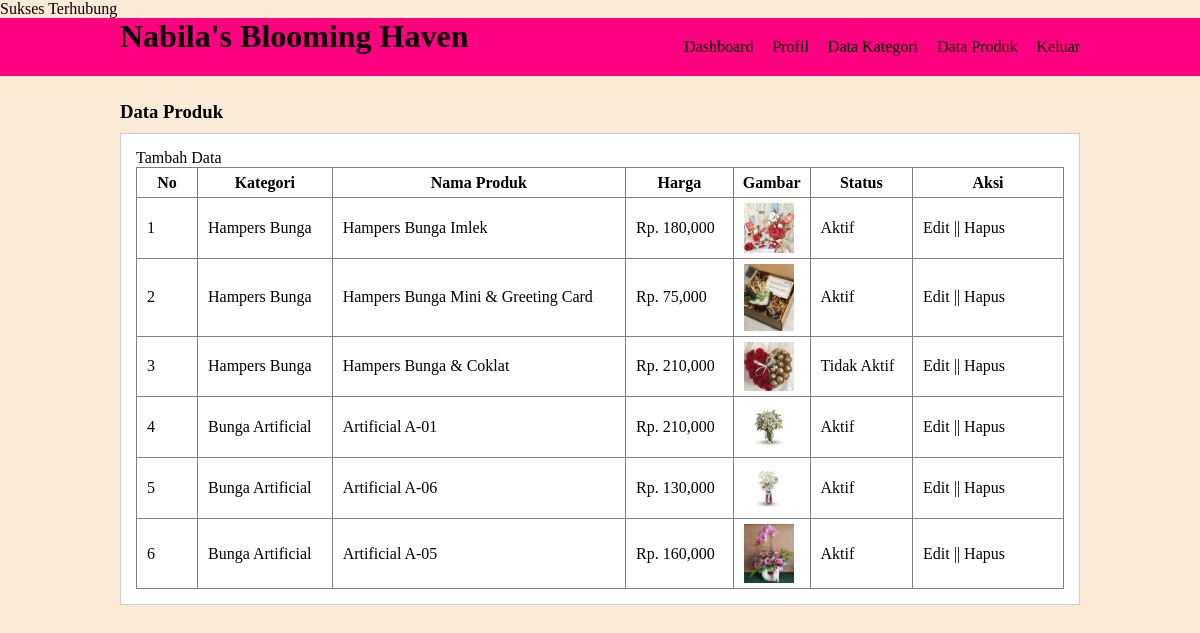
The app's page /data-produk.php (signed in) with its own data.
### tables this page shows
CREATE TABLE `tb_product` (
  `product_id` int(11) NOT NULL,
  `category_id` int(11) NOT NULL,
  `product_name` varchar(100) NOT NULL,
  `product_price` int(11) NOT NULL,
  `product_description` text NOT NULL,
  `product_image` varchar(100) NOT NULL,
  `product_satus` tinyint(1) NOT NULL,
  `data_create` timestamp NOT NULL DEFAULT CURRENT_TIMESTAMP
);

CREATE TABLE `tb_category` (
  `category_id` int(11) NOT NULL,
  `category_name` varchar(25) NOT NULL
);

### data-produk.php (the view, shortened to what this page needs)
<?php
include 'db.php';
?>
<!DOCTYPE html>
<html>
<head>
        <link rel="stylesheet" type="text/css" href="css/style.css">
</head>
<body>
    <header>
        <div class="container">
        <h1><a href="dashboard.php">Nabila's Blooming Haven</a></h1>
        <ul>
            <li><a href="dashboard.php">Dashboard</a></li>
            <li><a href="profil.php">Profil</a></li>
            <li><a href="data-kategori.php">Data Kategori</a></li>
            <li><a href="data-produk.php">Data Produk</a></li>
            <li><a href="keluar.php">Keluar</a></li>
</ul>
</div>
</header>
<div class="section">
    <div class="container">
        <h3>Data Produk</h3>
        <div class="box">
            <p><a href="tambah-produk.php">Tambah Data</a></p>
           <table border="1" cellspacing="0" class="table">
                <thead>
                    <tr>
                        <th width="60px">No</th>
                        <th>Kategori</th>
                        <th>Nama Produk</th>
                        <th>Harga</th>
                        <th>Gambar</th>
                        <th>Status</th>
                        <th width="150px">Aksi</th>
                    </tr>
                </thead>
                <tbody>
                    <?php
                    $no =1;
                    $produk = mysqli_query($conn, "SELECT * FROM tb_product LEFT JOIN tb_category USING (category_id) ORDER BY product_id DESC");
                    if(mysqli_num_rows($produk) > 0){
                    while($row = mysqli_fetch_array($produk)){
                    ?>
                    <tr>
                        <td><?php echo $no++ ?></td>
                        <td><?php echo $row['category_name'] ?></td>
                        <td><?php echo $row['product_name'] ?></td>
                        <td>Rp. <?php echo number_format ($row['product_price']) ?></td>
                        <td><a href="produk/<?php echo $row['product_image'] ?>" target="_blank"> <img src="produk/<?php echo $row['product_image'] ?>" width="50px"></td>
                        <td><?php echo ($row['product_satus'] == 0)? 'Tidak Aktif' : 'Aktif'; ?></td>
                        <td>
                            <a href="edit-produk.php?id=<?php echo $row['product_id'] ?>">Edit</a> || <a href="proses-hapus.php?idp=<?php
                            echo $row['product_id'] ?>"onclick="return confirm('Yakin ingin hapus ?');
                            ">Hapus</a>
                        </td>
                    </tr>
                    <?php }}else{ ?>
                    <tr>
                        <td colspan="7">Tidak ada data</td>
                    </tr>
                    <?php } ?>
                </tbody>
            </table>
        </div>
    </div>
</div>
</body>
</html>

### css/style.css (style rules this page uses)
* { padding: 0; margin: 0; font-family: 'Quicksand' sans-serif; }
body { background-color: antiquewhite; }
* { color: inherit; text-decoration: none; }
header { background-color: rgb(255, 0, 128); }
header h1 { float: left; padding: 10px, 0; }
header ul { float: right; }
header ul li { display: inline-block; }
header ul li a { padding: 20px 0 20px 15px; display: inline-block; }
.container { width: 80%; margin:0 auto; }
.container:after { content: ''; display: block; clear: both; }
.section { padding: 25px 0; }
.box { background-color: #fff; border: 1px solid #ccc; padding: 15px; box-sizing: border-box; margin: 10px 0; }
.table { width: 100%; border-collapse: collapse; }
.table tr { height: 30px; }
.table tr td { padding: 5px 10px; }

### records on screen
tb_product: category.category_name "Hampers Bunga", product_name "Hampers Bunga Imlek", product_price "180,000", product_image (picture), product_satus "Aktif"
tb_product: category.category_name "Hampers Bunga", product_name "Hampers Bunga Mini & Greeting Card", product_price "75,000", product_image (picture), product_satus "Aktif"
tb_product: category.category_name "Hampers Bunga", product_name "Hampers Bunga & Coklat", product_price "210,000", product_image (picture), product_satus "Tidak Aktif"
tb_product: category.category_name "Bunga Artificial", product_name "Artificial A-01", product_price "210,000", product_image (picture), product_satus "Aktif"
tb_product: category.category_name "Bunga Artificial", product_name "Artificial A-06", product_price "130,000", product_image (picture), product_satus "Aktif"
tb_product: category.category_name "Bunga Artificial", product_name "Artificial A-05", product_price "160,000", product_image (picture), product_satus "Aktif"
